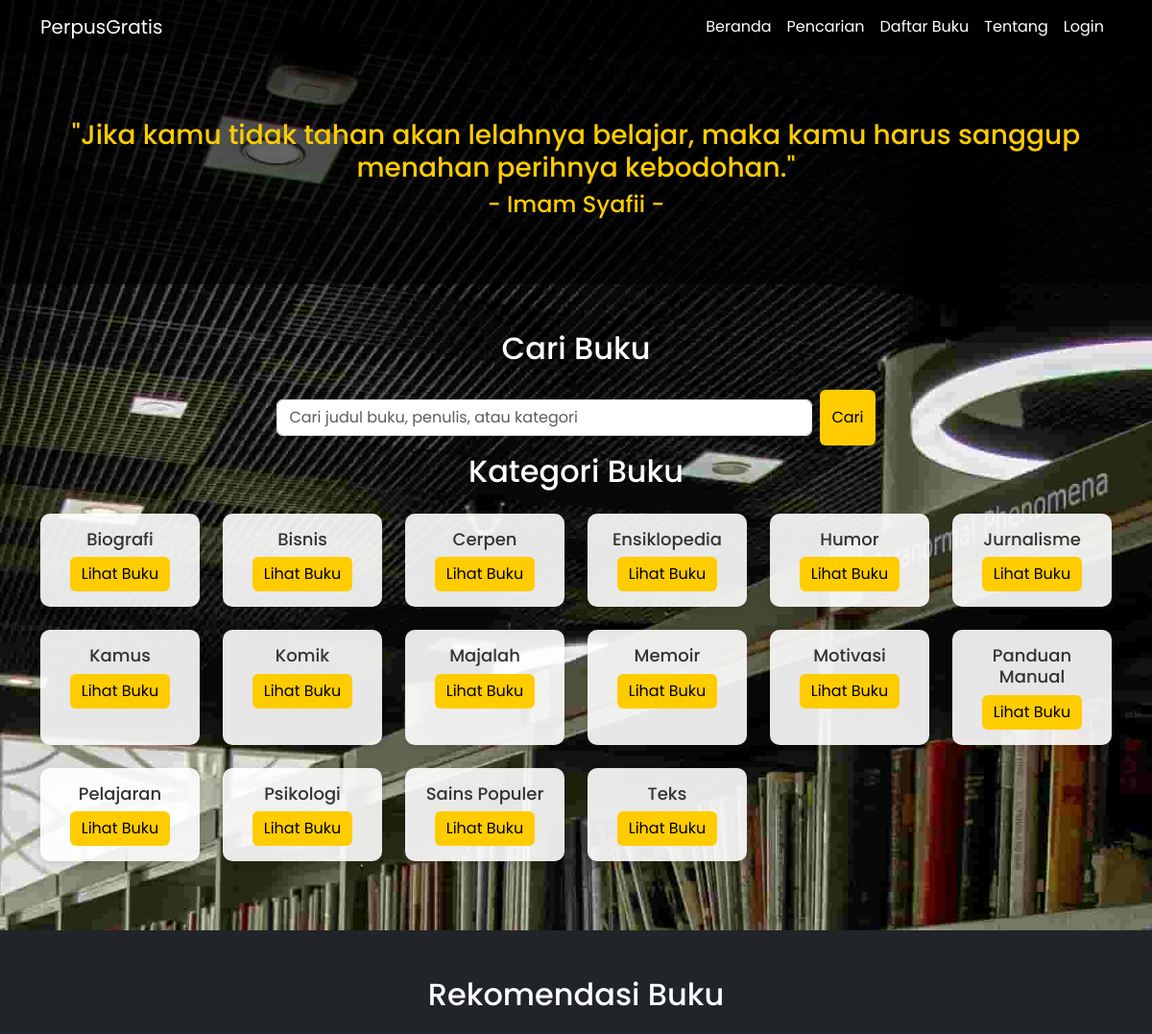
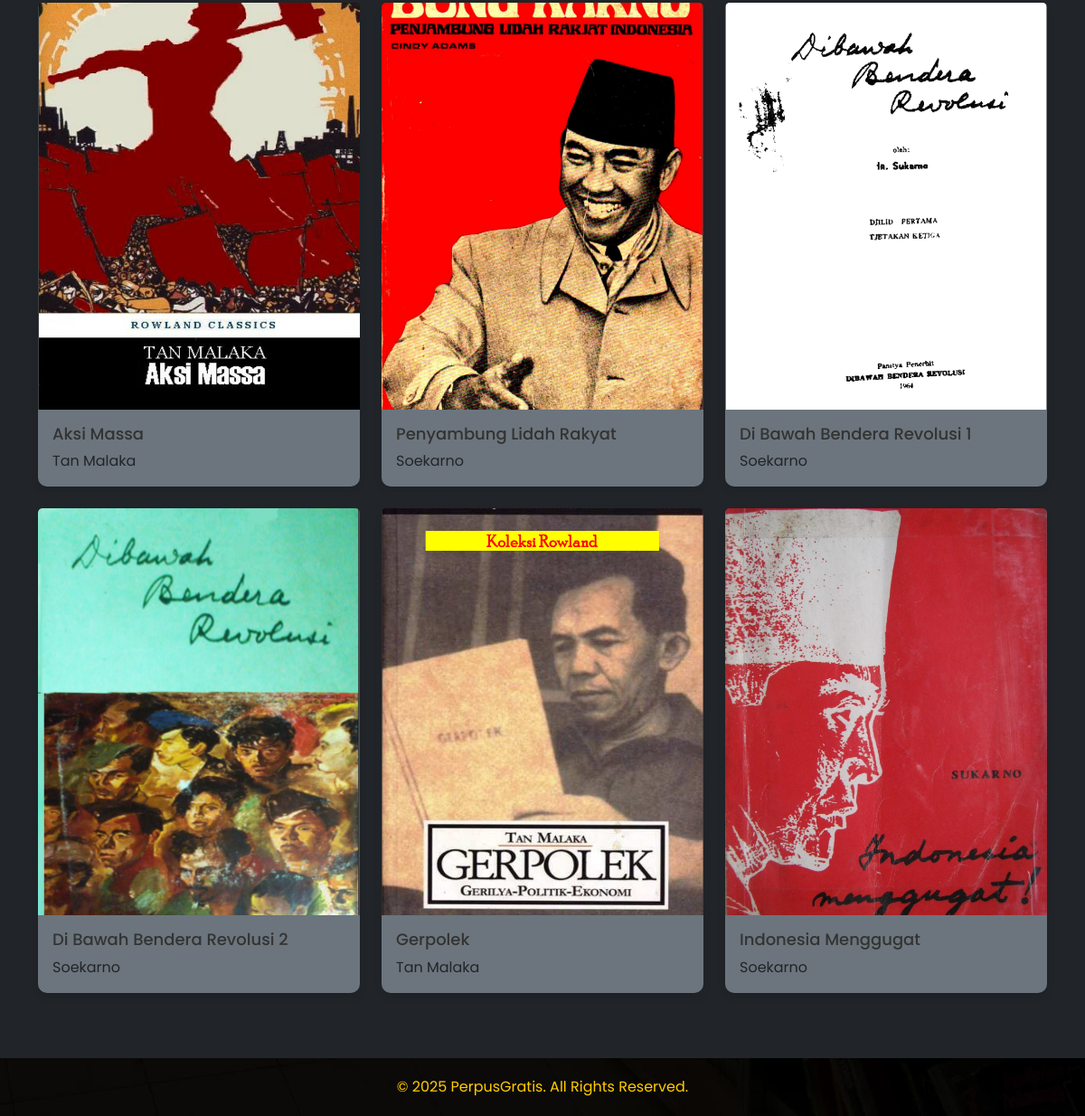
The page / on the database its author committed (2 pictures, top to bottom).
### tables this page shows
CREATE TABLE `kategori` (
  `id_kategori` int(4) NOT NULL,
  `kategori` varchar(15) NOT NULL
);

CREATE TABLE `buku` (
  `id_buku` int(4) NOT NULL,
  `id_kategori` int(11) NOT NULL,
  `judul_buku` varchar(50) NOT NULL,
  `pengarang` varchar(20) NOT NULL,
  `penerbit` varchar(20) NOT NULL,
  `tahun_terbit` int(4) NOT NULL,
  `tebal_buku` varchar(20) NOT NULL,
  `ukuran_buku` varchar(20) NOT NULL,
  `isbn` varchar(17) NOT NULL,
  `hak_cipta` varchar(20) NOT NULL,
  `tanggal_input` date NOT NULL,
  `deskripsi` varchar(1000) NOT NULL,
  `foto` varchar(50) NOT NULL,
  `pdf` varchar(50) NOT NULL,
  `views` int(11) DEFAULT 0,
  `downloads` int(11) DEFAULT 0
);

### index.php (the view, shortened to what this page needs)
<?php
include("koneksi.php");
?>
<!DOCTYPE html>
<html lang="en">
<head>
  <link href="https://cdn.jsdelivr.net/npm/bootstrap@5.3.0/dist/css/bootstrap.min.css" rel="stylesheet">
</head>
<body>
  <nav class="navbar navbar-expand-lg navbar-dark">
    <div class="container">
      <a class="navbar-brand" href="index.php">PerpusGratis</a>
      <div class="collapse navbar-collapse" id="navbarNav">
        <ul class="navbar-nav ms-auto">
          <li class="nav-item"><a class="nav-link" href="index.php">Beranda</a></li>
          <li class="nav-item"><a class="nav-link" href="search.php">Pencarian</a></li>
          <li class="nav-item"><a class="nav-link" href="daftarbuku.php">Daftar Buku</a></li>
          <li class="nav-item"><a class="nav-link" href="biodata.html">Tentang</a></li>
          <li class="nav-item"><a class="nav-link" href="login.php">Login</a></li>
        </ul>
      </div>
    </div>
  </nav>
  <header class="header">
    <div class="container">
      <h3>"Jika kamu tidak tahan akan lelahnya belajar, maka kamu harus sanggup menahan perihnya kebodohan."</h3>
      <h4>- Imam Syafii -</h4>
    </div>
  </header>
  <section id="feature" class="py-5">
    <div class="container">
      <div class="text-center mb-4">
        <h2>Cari Buku</h2>
      </div>
      <form action="search.php" method="GET" class="d-flex justify-content-center">
        <input type="text" name="query" class="form-control w-50" placeholder="Cari judul buku, penulis, atau kategori">
        <button type="submit" class="btn btn-custom ms-2">Cari</button>
      </form>
      <div class="text-center mb-4">
      <h2>Kategori Buku</h2>
    </div>
    <div class="row">
      <?php
        $sql = "SELECT * FROM kategori ORDER BY kategori ASC";
        $result = $conn->query($sql);
        while ($row = $result->fetch_assoc()) {
          echo "<div class='col-6 col-md-4 col-lg-2 mb-4'>
                  <div class='card h-100 text-center'>
                    <div class='card-body'>
                      <h5 class='card-title'>" . $row['kategori'] . "</h5>
                      <a href='kategori.php?id=" . $row['id_kategori'] . "' class='btn btn-custom'>Lihat Buku</a>
                    </div>
                  </div>
                </div>";
        }
      ?>
    </div>
  </div>
</section>
  <section id="recommendations" class="py-5 bg-dark text-white">
    <div class="container">
      <div class="text-center mb-4">
        <h2>Rekomendasi Buku</h2>
      </div>
      <div class="row d-flex flex-wrap">
        <?php
        $conn = new mysqli($server, $username, $password, $database);
        $sql = "SELECT * FROM buku ORDER BY tanggal_input DESC LIMIT 6";
        $result = $conn->query($sql);
        while ($row = $result->fetch_assoc()) {
          echo "<div class='col-md-4 mb-4'>
                  <div class='card h-100 bg-secondary'>
                    <a href='buku.php?id_buku=" . $row['id_buku'] . "'>
                      <img src='img/buku/" . $row['foto'] . "' class='card-img-top' alt='" . $row['judul_buku'] . "'>
                    </a>
                    <div class='card-body'>
                      <h5 class='card-title'>" . $row['judul_buku'] . "</h5>
                      <p class='card-text'>" . $row['pengarang'] . "</p>
                    </div>
                  </div>
                </div>";
        }
        ?>
      </div>
    </div>
  </section>
  <footer>
    <div class="container">
      <p>&copy; 2025 PerpusGratis. All Rights Reserved.</p>
    </div>
  </footer>
</body>
</html>

### index.php (style rules this page uses)
body { font-family: 'Poppins', sans-serif; background: url('img/rak.jpeg') no-repeat center center fixed; background-size: cover; color: #fff; overflow-x: hidden; }
.container h2 { color: #fff; }
.navbar { background-color: rgba(0, 0, 0, 0.8); }
.navbar .nav-link { color: #fff; font-size: 16px; }
.header { text-align: center; padding: 60px 0; background: rgba(0, 0, 0, 0.6); }
.header h2, .header h3, .header h4 { color: #ffcc00; }
.form-control { margin: 10px 0; }
.card { background-color: rgba(255, 255, 255, 0.9); border: none; border-radius: 10px; box-shadow: 0 4px 8px rgba(0, 0, 0, 0.1); }
.card-title { color: #333; font-size: 18px; }
.btn-custom { background-color: #ffcc00; color: #000; border: none; }
.card img { width: 100%; height: auto; max-height: 450px; object-fit: cover; }
footer { padding: 20px 0; background: rgba(0, 0, 0, 0.9); text-align: center; }
footer p { margin: 0; color: #ffcc00; }

### rows shown on the page
kategori: kategori "Biografi"
kategori: kategori "Bisnis"
kategori: kategori "Cerpen"
kategori: kategori "Ensiklopedia"
kategori: kategori "Humor"
kategori: kategori "Jurnalisme"
kategori: kategori "Kamus"
kategori: kategori "Komik"
kategori: kategori "Majalah"
kategori: kategori "Memoir"
kategori: kategori "Motivasi"
kategori: kategori "Panduan Manual"
kategori: kategori "Pelajaran"
kategori: kategori "Psikologi"
kategori: kategori "Sains Populer"
kategori: kategori "Teks"
buku: foto (picture), judul_buku "Aksi Massa", pengarang "Tan Malaka"
buku: foto (picture), judul_buku "Penyambung Lidah Rakyat", pengarang "Soekarno"
buku: foto (picture), judul_buku "Di Bawah Bendera Revolusi 1", pengarang "Soekarno"
buku: foto (picture), judul_buku "Di Bawah Bendera Revolusi 2", pengarang "Soekarno"
buku: foto (picture), judul_buku "Gerpolek", pengarang "Tan Malaka"
buku: foto (picture), judul_buku "Indonesia Menggugat", pengarang "Soekarno"
